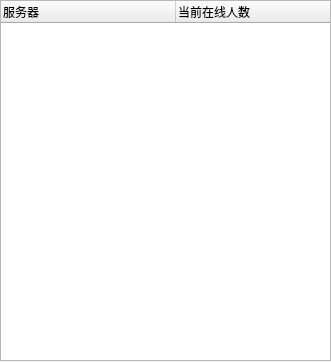
<?xml version="1.0" encoding="UTF-8"?>
<ui version="4.0">
 <class>ChatRoomListDlg</class>
 <widget class="QDialog" name="ChatRoomListDlg">
  <property name="geometry">
   <rect>
    <x>0</x>
    <y>0</y>
    <width>331</width>
    <height>362</height>
   </rect>
  </property>
  <property name="windowTitle">
   <string>Dialog</string>
  </property>
  <widget class="QTreeWidget" name="chatroomTree">
   <property name="geometry">
    <rect>
     <x>0</x>
     <y>0</y>
     <width>331</width>
     <height>361</height>
    </rect>
   </property>
   <attribute name="headerDefaultSectionSize">
    <number>175</number>
   </attribute>
   <column>
    <property name="text">
     <string>服务器</string>
    </property>
   </column>
   <column>
    <property name="text">
     <string>当前在线人数</string>
    </property>
   </column>
  </widget>
 </widget>
 <resources/>
 <connections/>
</ui>
